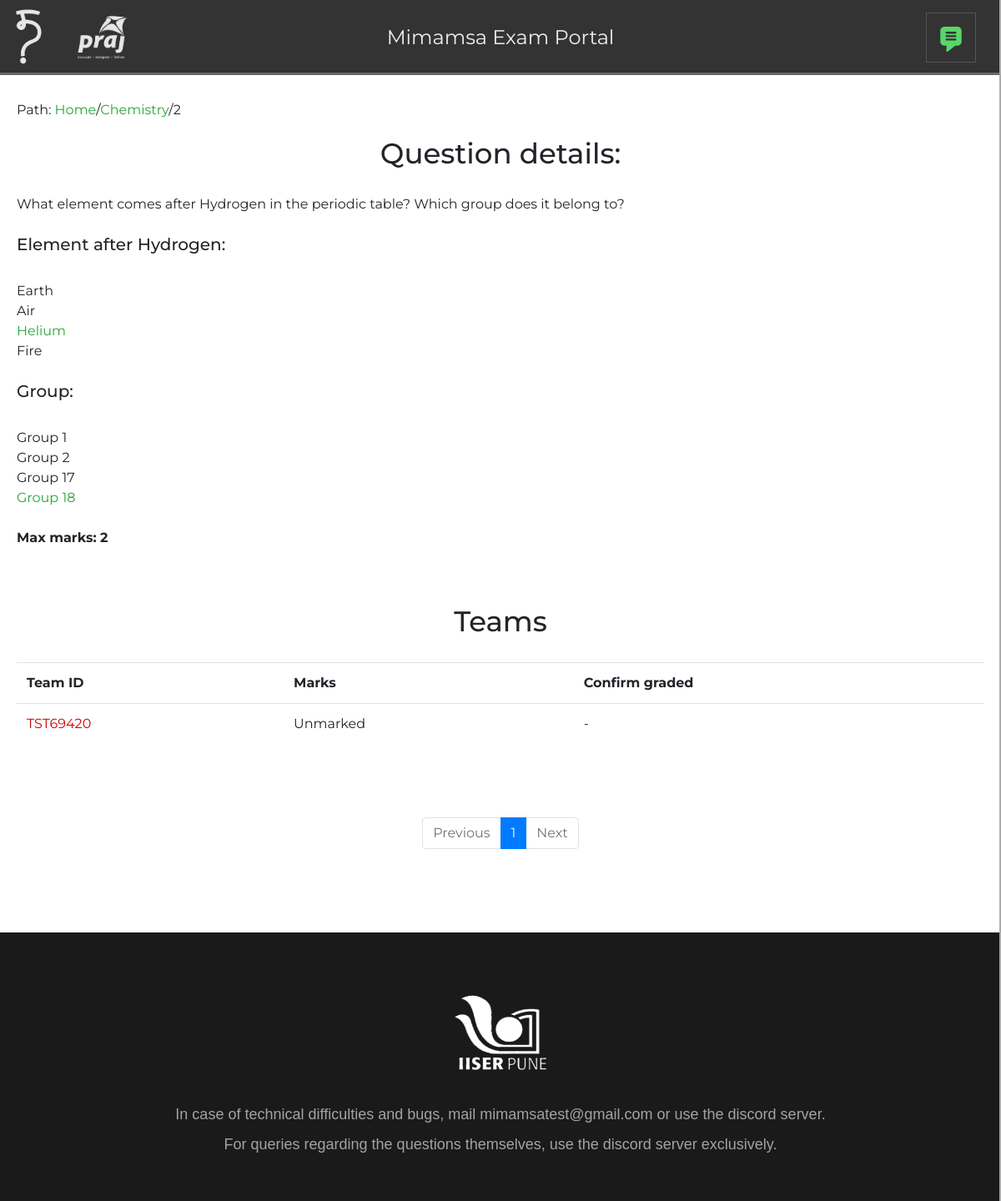
Page /correction/q/2/p/1 (signed in) on the committed database.
### examPortalApp/models.py (models this page shows)
class Question(models.Model):
    question_number = models.IntegerField(unique=True, null=False)
    question_content = models.TextField()
    question_subject = models.CharField(max_length=15)
    question_type = models.CharField(max_length=2, default='s')
    question_answers = models.CharField(max_length=100, default="", blank=True)
    max_marks = models.IntegerField(default=2)

class Answer(models.Model):
    team_instance = models.ForeignKey(Team, on_delete=models.CASCADE)
    question_instance = models.ForeignKey(Question, on_delete=models.CASCADE)
    answer_content = models.TextField(default="", blank=True)
    status = models.CharField(max_length=2, default='u')
    marks = models.FloatField(default=-1)
    graded = models.BooleanField(default=False)

class Team(models.Model):
    team_id = models.CharField(max_length=15, primary_key=True)
    sequence = models.CharField(max_length=10)
    users = models.ManyToManyField(User)
    college = models.CharField(max_length=200)
    zone = models.CharField(max_length=5)
    extra_time = models.IntegerField(default=0)
    proctor_user = models.ForeignKey(User, null=True, default=None, on_delete=models.SET_NULL, related_name="proctored_teams")
    finished = models.BooleanField(default=False)

### examPortalApp/views.py (the view)
# urls.py: path('correction/q/<int:question>/p/<int:page>', views.correction_team, name="correction_team"),
def correction_team(request, question, page=1):
    if request.user.is_superuser:
        q=Question.objects.get(question_number=question)
        answers=Answer.objects.annotate(main_ordering=Case(When(marks=-1, then=0), default=1, output_field=IntegerField())).filter(question_instance=q).exclude(team_instance__team_id="BOI69420").order_by('graded', 'main_ordering', 'team_instance__sequence').distinct()
        if q.question_type=='s':
            question_body=q.question_content
            options=[]
            correct_answers=[]
        else:
            question_body=ast.literal_eval(q.question_content)[0]
            options=ast.literal_eval(q.question_content)[1:]
            correct_answers=ast.literal_eval(q.question_answers)
        return render(request, "examPortalApp/correction_team.html", {"pagecount": int(answers.count()/50)+int(answers.count()%50!=0), "question": q, "question_body": question_body, "options": options, "correct_answers": correct_answers, "page": page, "answers": Paginator(answers, 50).page(page), "a_count": answers.count()})

### examPortalApp/templates/examPortalApp/correction_team.html (shortened to what this page needs)
{% extends 'examPortalApp/body.html' %}
{% load mathfilters %}
{% block content %}
<div class="fluid-container">
  Path: <a href="{% url "correction_subject" %}">Home</a>/<a href="{% url "correction_question" subject=question.question_subject %}">{{question.question_subject}}</a>/{{question.question_number}}
  <div class="question">
    <h2>Question details:</h2>
    <div class="question_content">
      {{ question_body|safe }}
      <br><br>
    </div>
    <div class="options">
      {% if question.question_type == 't' %}
      <br>
        <h5>Trains of thought</h5>
        {% for option in options.0 %}
          <br>
          <span style="display: inline{% if forloop.counter in correct_answers %}; color: #29a53a{% endif %}">{{option|safe}}</span>
        {% endfor %}
        <br><br>
      {% elif question.question_type == 'm' %}
        {% for option_set in options %}
          <h5>{{option_set.0|safe}}</h5>
          {% for option in option_set.1 %}
            <br>
            <span style="display: inline{% if forloop.parentloop.counter0|mul:4|add:forloop.counter in correct_answers %}; color: #29a53a{% endif %}">{{option|safe}}</span>
          {% endfor %}
          <br>
          <br>
        {% endfor %}
      {% endif %}
    </div>
    <div class="max_marks">
      <b>Max marks: {{ question.max_marks }}</b>
    </div>
  </div>
  <br><br>
  <h2>Teams</h2>
  <table class="table">
    <tr>
      <th>Team ID</th>
      <th>Marks</th>
      <th>Confirm graded</th>
    </tr>
    {% for answer in answers %}
    <tr>
      <td>
        <a id="team-{{answer.team_instance.sequence}}-link" {% if answer.marks == -1 %} style="color: #cc0000" {% elif answer.graded %} {% else %} style="color: #ffaa00" {% endif %} href="{% url 'correction' question=question.question_number sequence=answer.team_instance.sequence %}">{{answer.team_instance.team_id}}</a>
      </td>
      <td>
        {% if answer.marks != -1 %}
        {{ answer.marks }}
        {% else %}
        Unmarked
        {% endif %}
      </td>
      <td>
        {% if answer.marks != -1 %}
        <a class="confirm-graded-link" data-graded="{% if answer.graded %}1{% else %}0{% endif %}" data-team="{{answer.team_instance.sequence}}" href="javascript:;">{% if answer.graded %}Confirmed{% else %}Confirm?{% endif %}</a>
        {% else %}
        -
        {% endif %}
      </td>
    </tr>
    {% endfor %}
  </table>
  <br><br><br>
  <nav aria-label="Page navigation example">
  <ul class="pagination justify-content-center flex-wrap">
    <li class="page-item{% if page == 1 %} disabled{% endif %}">
      <a class="page-link" href="{% if page == 1 %}#{% else %}{% url 'correction_team' question=question.question_number page=page|add:-1 %}{% endif %}" tabindex="-1">Previous</a>
    </li>
    {% for i in ''|center:pagecount %}
    <li class="page-item {% if forloop.counter == page %}active{% endif %}"><a class="page-link" href="{% if forloop.counter == page %}#{% else %}{% url 'correction_team' question=question.question_number page=forloop.counter %}{% endif %}">{{forloop.counter}}</a></li>
    {% endfor %}
    <li class="page-item{% if page|mul:50 >= a_count %} disabled{% endif %}">
      <a class="page-link" href="{% if page|mul:50 >= a_count %}#{% else %}{% url 'correction_team' question=question.question_number page=page|add:1 %}{% endif %}">Next</a>
    </li>
  </ul>
</nav>
</div>
{% endblock %}

### examPortalApp/static/examPortalApp/css/styles.css (style rules this page uses)
body { -webkit-touch-callout: none; -webkit-user-select: none; -khtml-user-select: none; -moz-user-select: none; -ms-user-select: none; user-select: none; font-family: "Montserrat", sans-serif; }
a:link { text-decoration: none; }
.fluid-container { margin: 20px; margin-top: 120px; min-height: calc(100vh - 368px) }
h2 { display: block; text-align: center; padding: 20px; font-size: 32px; }
h2 { text-align: center; padding: 20px; font-size: 34px; }
a { color: #29a53a; }

### rows in the picture
Question: question_subject "Chemistry", question_number "2", max_marks "2"
Answer: team_instance.team_id "TST69420", marks "Unmarked"

### other values in the picture
{{ question_body|safe }} "What element comes after Hydrogen in the periodic table? Which group does it belong to?"
{{ option_set.0|safe }} "Element after Hydrogen:" "Group:"
{{ option|safe }} "Earth" "Air" "Helium" "Fire" "Group 1" "Group 2" "Group 17" "Group 18"
